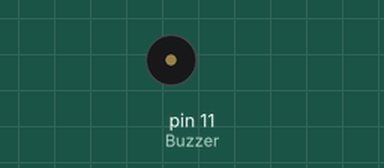
Simulated run of this program. Board: Raspberry Pi (header pin numbers). Parts: buzzer (waves = sounding, pin HIGH).

Above: at 0.2 s.
Timing chart, 0 to 3.0 s (numbered marks = the images above):
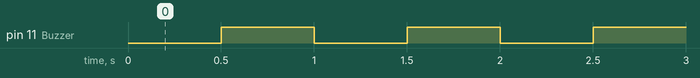

The program:

active_buzzer.py
```python
#!/usr/bin/env python3

import RPi.GPIO as GPIO
import time

Buzzer = 11


def setup(pin):
    global BuzzerPin
    BuzzerPin = pin
    GPIO.setmode(GPIO.BOARD)
    GPIO.setup(BuzzerPin, GPIO.OUT)
    GPIO.output(BuzzerPin, GPIO.HIGH)


def on():
    GPIO.output(BuzzerPin, GPIO.LOW)


def off():
    GPIO.output(BuzzerPin, GPIO.HIGH)


def beep(x):
    on()
    time.sleep(x)
    off()
    time.sleep(x)


def loop():
    while True:
        beep(0.5)


def destroy():
    GPIO.output(BuzzerPin, GPIO.HIGH)
    GPIO.cleanup()


if __name__ == '__main__':
    setup(Buzzer)
    try:
        loop()
    except KeyboardInterrupt:
        destroy()
```

Measured:
- by itself, pin 11 (Buzzer): alternates HIGH for 0.50 s and LOW for 0.50 s
